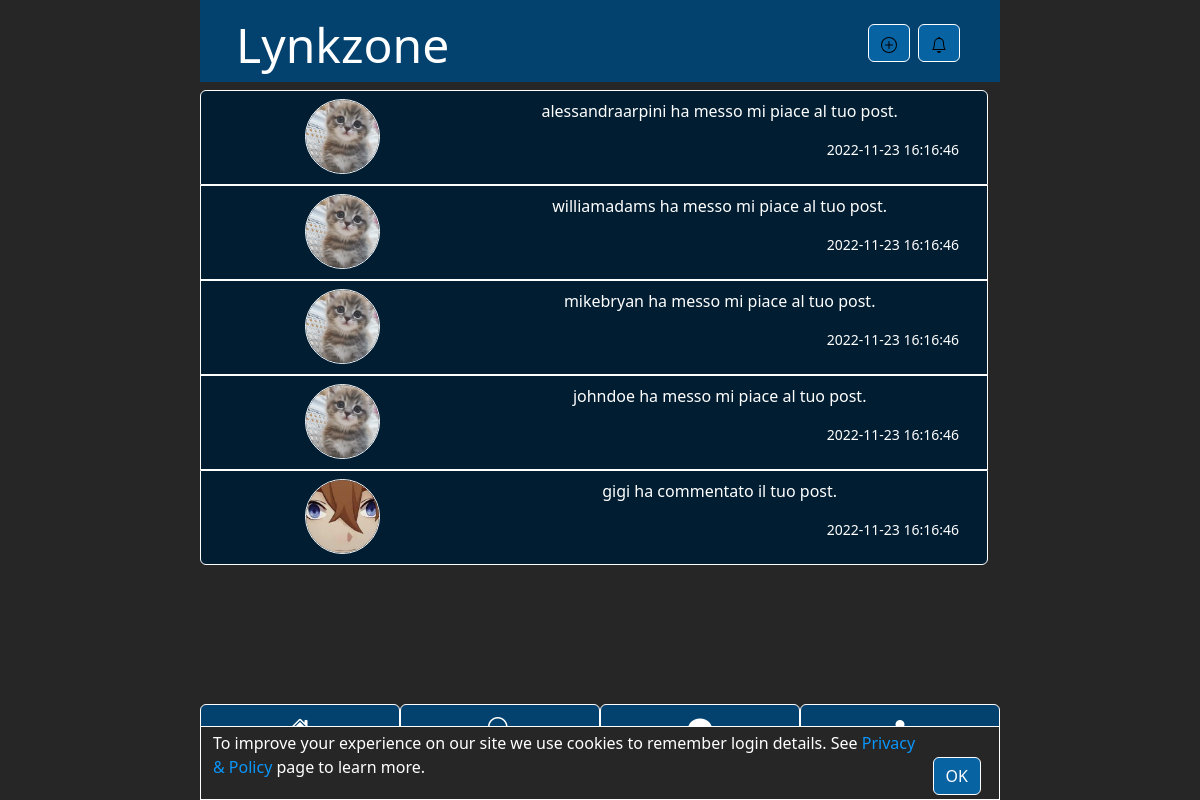
Screenshot of /src/notifications.php (signed in) with the database file from the repository.
### tables this page shows
CREATE TABLE `notifiche` (
  `idNotifica` int(11) NOT NULL,
  `idUtenteNotificante` int(11) NOT NULL,
  `notifTimestamp` datetime NOT NULL,
  `idPostRiferimento` int(11) DEFAULT NULL,
  `idTipo` int(11) NOT NULL,
  `idUtente` int(11) NOT NULL,
  `letto` tinyint(1) NOT NULL DEFAULT 0
);

CREATE TABLE `tipi` (
  `idTipo` int(11) NOT NULL,
  `nomeTipo` varchar(30) NOT NULL
);

### src/notifications.php (called while the page is built, shortened)
<?php
require_once 'bootstrap.php';
$templateParams["notifications"] = $dbh->getNotificationFunctionHandler()->getNotifications($_SESSION["idUtente"]);
$dbh->getNotificationFunctionHandler()->readAllNotifications($_SESSION["idUtente"]);
$templateParams["numNotifications"] = count($templateParams["notifications"]);
for ($i=0; $i < $templateParams["numNotifications"]; $i++) {
    $notifUser = $dbh->getUserFunctionHandler()->getUserData($templateParams["notifications"][$i]["idUtenteNotificante"]);
    $templateParams["notifications"][$i]["username"] = $notifUser["username"];
    $templateParams["notifications"][$i]["fotoProfilo"] = UPLOAD_DIR.$notifUser['idUtente'].'/profile.'.$notifUser["formatoFotoProfilo"];
}
$templateParams["js"] = array('../js/infinite_notificationsList.js');
$templateParams["content"] = 'notification_list.php';
$templateParams["title"] = 'Lynkzone - '.$lang["notifications"];
require '../template/base.php';
?>

### DB/DatabaseHelper.php (called while the page is built, shortened)
<?php
require 'UserFunctions.php';
require 'NotificationFunctions.php';
class DatabaseHelper
{
    private $userFunctions;
    private $notifFunctions;
    public function __construct($servername, $username, $password, $dbname)
    {
        $this->db = new mysqli($servername, $username, $password, $dbname);
        $this->userFunctions = new UserFunctions($this->db);
        $this->notifFunctions = new NotificationFunctions($this->db);
    }
    public function getUserFunctionHandler()
    {
        return $this->userFunctions;
    }
    public function getNotificationFunctionHandler()
    {
        return $this->notifFunctions;
    }
}
?>

### src/bootstrap.php (called while the page is built, shortened)
<?php
require_once('../db/DatabaseHelper.php');
$dbh = new DatabaseHelper('localhost', 'root', '', 'social_network');
?>

### DB/NotificationFunctions.php (called while the page is built, shortened)
<?php
class NotificationFunctions
{
    private $db;
    public function __construct($db)
    {
        $this->db = $db;
    }
    public function getNotifications($user, $first=0, $num=5)
    {
        $query = "SELECT *"
        ." FROM notifiche N"
        ." JOIN tipi T ON N.idTipo = T.idTipo"
        ." WHERE idUtente=? ORDER BY idNotifica DESC LIMIT ?,?";
        $stmt = $this->db->prepare($query);
        $stmt->bind_param("iii",$user,$first, $num);
        $stmt->execute();
        $queryRes = $stmt->get_result();
        return $queryRes->fetch_all(MYSQLI_ASSOC);
    }
}
?>

### DB/UserFunctions.php (called while the page is built, shortened)
<?php
class UserFunctions
{
    private $db;
    public function __construct($db)
    {
        $this->db = $db;
    }
    public function getUserData($idUser)
    {
        $query = "SELECT * FROM utenti WHERE idUtente=?";
        $stmt = $this->db->prepare($query);
        $stmt->bind_param('i', $idUser);
        $stmt->execute();
        $result = $stmt->get_result();
        return $result->num_rows > 0 ? $result->fetch_all(MYSQLI_ASSOC)[0] : null;
    }
}
?>

### lang/it.php (called while the page is built, shortened)
<?php
$lang["ppalt"] = "foto profilo di ";
$lang["Send"] = "Invia";
$lang["writeHere"] = "Scrivi qui";
$lang["image"] = "Immagine";
$lang["altText"] = "Testo alternativo";
$lang["for"] = " per ";
$lang["comments"] = "Commenti";
$lang["Follower"] = "Seguaci";
$lang["Followed"] = "Seguiti";
$lang["userFollowed"] = "Seguito";
$lang["userNotFollowed"] = "Segui";
$lang["Birthday"] = "Data di nascita";
$lang["ProfilePicture"] = "Foto profilo";
$lang["Repeat"] = "Ripeti";
$lang["VisitPage"] = "Visita profilo";
$lang["SearchType"] = "Seleziona cosa cerchi:";
$lang["Registration"] = "Registrazione";
$lang["settings"] = "Impostazioni";
$lang["postCreation"] = "Crea post";
$lang["notifications"] = "Notifiche";
$lang["newNotifications"] = "Nuove notifiche";
$lang["Search"] = "Cerca";
$lang["unreadMessages"] = "messaggi non letti";
$lang["Profile"] = "Profilo";
$lang["chat_textPlaceholder"] = "Scrivi qui per messaggiare...";
$lang["chat_startNewConversation"] = "Inizia una nuova conversazione";
$lang["chat_noFriends"] = "Cerca e segui i tuoi amici per iniziare una conversazione";
$lang["accountSetting_H2"] = "Impostazioni Account";
$lang["accountSetting_pplabel"] = "Foto Profilo";
$lang["accountSetting_namelabel"] = "Nome";
$lang["accountSetting_bdaylabel"] = "Data di nascita";
$lang["accountSetting_submitlabel"] = "Aggiorna";
$lang["accountSetting_changeThemeText"] = "Modifica tema";
$lang["accountSetting_changeLanguageText"] = "Modifica lingua";
$lang["accountSetting_chooseThemeText"] = "Scegli un tema";
$lang["accountSetting_chooseLanguageText"] = "Scegli una lingua";
$lang["accountSetting_modifyStoryText"] = "Modifica descrizione";
$lang["accountSetting_storyText"] = "Descrizione";
$lang["accountSetting_updatePassword"] = "Aggiorna Password";
$lang["accountSetting_removeAccount"] = "Cancella Account";
$lang["accountSetting_originalPasswordText"] = "Password originale";
$lang["accountSetting_newPasswordText"] = "Nuova Password";
$lang["accountSetting_rptPasswordText"] = "Ripeti Password";
$lang["accountSetting_confirmPasswordText"] = "Conferma Password";
$lang["accountSetting_wrongPasswordMsg"] = "Password errata!";
$lang["accountSetting_wrongEmailMsg"] = "Email già utilizzata!";
$lang["accountSetting_wrongUsernameMsg"] = "Username già utilizzato!";
$lang["accountSetting_accountRemovedText"] = "Account rimosso correttamente!";
$lang["accountSetting_profileSettingsTab"] = "Impostazione generale";
$lang["accountSetting_savedPostsTab"] = "Post salvati";
$lang["accountSetting_accountSettingsTab"] = "Account";
$lang["accountSetting_privacyTab"] = "Privacy & Policy";
$lang["post_writeComment"] = "Scrivi il tuo commento:";
$lang["post_readMore"] = "Espandi";
$lang["post_comment"] = "Commenta post";
$lang["post_saved"] = "Rimuovi post dai salvati";
$lang["post_notSaved"] = "Salva post";
$lang["post_remove"] = "Rimuovi post";
$lang["post_share"] = "Condividi post";
$lang["post_editPost"] = "Modifica";
?>

### template/notification_list.php (the view)
<div class="row row col-12 col-md-8 mx-auto">
    <?php if($templateParams["numNotifications"] > 0): ?>
        <ul class="list-group">
        <?php foreach($templateParams["notifications"] as $notif):?>
        <li class="list-group-item">
        <div class="row">
        <div class="col-4">
        <a href="profile.php?idUtente=<?php echo $notif["idUtenteNotificante"];?>">
        <img class="img-fluid avatar" src="<?php echo $notif["fotoProfilo"];?>" alt="<?php echo getProfilePicAlt($notif["username"]);?>"/>
        </a>
        </div>
        <div class="my-auto col-8">
        <p>
            <a href="<?php echo isPostNotification($notif["nomeTipo"]) ?
                            "post.php?postid=".$notif["idPostRiferimento"]
                            : "profile.php?idUtente=".$notif["idUtenteNotificante"];?>">
                <?php echo $notif["username"].$lang["notification_".$notif["nomeTipo"]];?>
            </a>
        </p>
        <p class="text-end small"><?php echo $notif["notifTimestamp"];?></p>
        </div>
        </div>
        </li>
        <?php endforeach;?>
        </ul>
    <?php else: ?>
        <p><?php echo $lang["notification_noNotif"];?></p>
    <?php endif; ?>
</div>

### css/style.css (style rules this page uses)
:root { --colour-bck-nav: #49acf3; --colour-bck-base:white; --colour-bck-button:#A1D5FA; --colour-bck-form: white; --colour-bck-backside: #deebf5; --colour-bck-popup: white; --colour-font: black; --colour-border: black; --colour-hover:lightgreen; --search-resultbox-bck: white; --privacy-important-words-color:#a80000; }
[data-theme="d"] { --colour-bck-nav: #03416e; --colour-bck-base:#011D31; --colour-bck-button:#0863A3; --colour-bck-form:#011D31; --colour-bck-backside: rgb(39, 38, 38); --colour-bck-popup: rgb(39, 38, 38); --colour-border: white; --colour-hover:#88BAA9; --colour-font: white; --privacy-important-words-color:#00ff11; }
html,body { height: 100%; }
body { background-color: var(--colour-bck-backside); }
.list-group-item { background-color: var(--colour-bck-base); box-shadow: none; border: 1px solid var(--colour-border) !important; }
a,p { text-decoration: none; color: var(--colour-font); }
.avatar { border: 1px solid var(--colour-border) !important; object-fit: cover; border-radius: 50%; width: 75px; height: 75px; }
.row { margin: 0; }

### rows the page displays
notifiche: username "alessandraarpini", idTipo.nomeTipo "ha messo mi piace al tuo post.", notifTimestamp "2022-11-23 16:16:46"
notifiche: username "williamadams", idTipo.nomeTipo "ha messo mi piace al tuo post.", notifTimestamp "2022-11-23 16:16:46"
notifiche: username "mikebryan", idTipo.nomeTipo "ha messo mi piace al tuo post.", notifTimestamp "2022-11-23 16:16:46"
notifiche: username "johndoe", idTipo.nomeTipo "ha messo mi piace al tuo post.", notifTimestamp "2022-11-23 16:16:46"
notifiche: shows a picture, username "gigi", idTipo.nomeTipo "ha commentato il tuo post.", notifTimestamp "2022-11-23 16:16:46"
